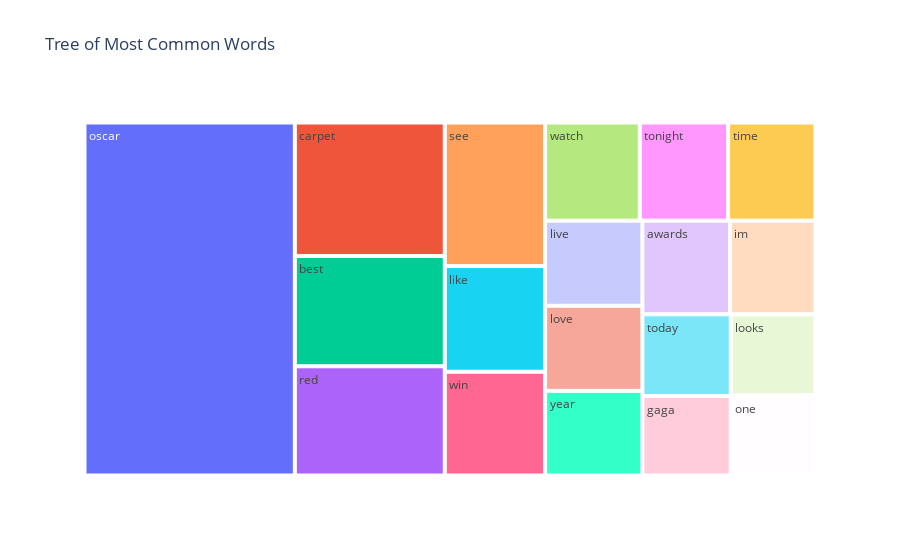

Here is the notebook cell this chart was saved with:
### Code cell
fig = px.treemap(temp, path=['Common_words'], values='count',title='Tree of Most Common Words')
fig.show()

### Figure 1 — Plotly figure (JSON) as saved in the notebook; plotly's stock layout.template omitted (floating-point values rounded to 4 significant figures)
{"data": [{"branchvalues": "total", "domain": {"x": [0, 1], "y": [0, 1]}, "hovertemplate": "labels=%{label}<br>count=%{value}<br>parent=%{parent}<br>id=%{id}<extra></extra>", "ids": ["awards", "best", "carpet", "gaga", "im", "like", "live", "looks", "love", "one", "oscar", "red", "see", "time", "today", "tonight", "watch", "win", "year"], "labels": ["awards", "best", "carpet", "gaga", "im", "like", "live", "looks", "love", "one", "oscar", "red", "see", "time", "today", "tonight", "watch", "win", "year"], "name": "", "parents": ["", "", "", "", "", "", "", "", "", "", "", "", "", "", "", "", "", "", ""], "type": "treemap", "values": [1545, 3116, 3771, 1323, 1509, 1997, 1561, 1290, 1560, 1285, 13988, 3086, 2713, 1616, 1360, 1632, 1752, 1961, 1552]}], "layout": {"legend": {"tracegroupgap": 0}, "title": {"text": "Tree of Most Common Words"}}}
